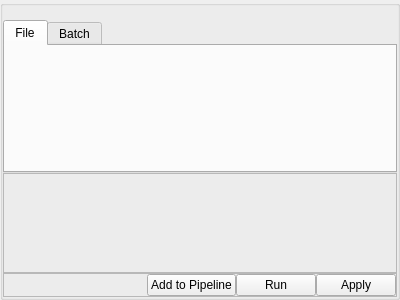
<?xml version="1.0" encoding="UTF-8"?>
<ui version="4.0">
 <class>FunctionForm</class>
 <widget class="QGroupBox" name="FunctionForm">
  <property name="geometry">
   <rect>
    <x>0</x>
    <y>0</y>
    <width>400</width>
    <height>300</height>
   </rect>
  </property>
  <property name="windowTitle">
   <string>GroupBox</string>
  </property>
  <layout class="QVBoxLayout" name="verticalLayout">
   <property name="spacing">
    <number>0</number>
   </property>
   <property name="leftMargin">
    <number>0</number>
   </property>
   <property name="topMargin">
    <number>0</number>
   </property>
   <property name="rightMargin">
    <number>0</number>
   </property>
   <property name="bottomMargin">
    <number>0</number>
   </property>
   <item>
    <widget class="QLabel" name="function_description">
     <property name="text">
      <string/>
     </property>
    </widget>
   </item>
   <item>
    <widget class="QTabWidget" name="tabWidget">
     <property name="minimumSize">
      <size>
       <width>0</width>
       <height>100</height>
      </size>
     </property>
     <property name="currentIndex">
      <number>0</number>
     </property>
     <widget class="QWidget" name="fileTab">
      <attribute name="title">
       <string>File</string>
      </attribute>
     </widget>
     <widget class="QWidget" name="batchTab">
      <attribute name="title">
       <string>Batch</string>
      </attribute>
     </widget>
    </widget>
   </item>
   <item>
    <widget class="OperationWidget" name="function_settings">
     <property name="minimumSize">
      <size>
       <width>0</width>
       <height>100</height>
      </size>
     </property>
     <property name="frameShape">
      <enum>QFrame::StyledPanel</enum>
     </property>
     <property name="frameShadow">
      <enum>QFrame::Raised</enum>
     </property>
    </widget>
   </item>
   <item>
    <widget class="QFrame" name="button_list">
     <property name="frameShape">
      <enum>QFrame::StyledPanel</enum>
     </property>
     <property name="frameShadow">
      <enum>QFrame::Raised</enum>
     </property>
     <layout class="QHBoxLayout" name="horizontalLayout">
      <property name="spacing">
       <number>0</number>
      </property>
      <property name="leftMargin">
       <number>0</number>
      </property>
      <property name="topMargin">
       <number>0</number>
      </property>
      <property name="rightMargin">
       <number>0</number>
      </property>
      <property name="bottomMargin">
       <number>0</number>
      </property>
      <item>
       <spacer name="horizontalSpacer">
        <property name="orientation">
         <enum>Qt::Horizontal</enum>
        </property>
        <property name="sizeHint" stdset="0">
         <size>
          <width>40</width>
          <height>20</height>
         </size>
        </property>
       </spacer>
      </item>
      <item>
       <widget class="QPushButton" name="btn_addToPipeline">
        <property name="text">
         <string>Add to Pipeline</string>
        </property>
       </widget>
      </item>
      <item>
       <widget class="QPushButton" name="btn_run">
        <property name="text">
         <string>Run</string>
        </property>
       </widget>
      </item>
      <item>
       <widget class="QPushButton" name="btn_apply">
        <property name="text">
         <string>Apply</string>
        </property>
       </widget>
      </item>
     </layout>
    </widget>
   </item>
  </layout>
 </widget>
 <customwidgets>
  <customwidget>
   <class>OperationWidget</class>
   <extends>QFrame</extends>
   <header>damaker_gui.widgets.OperationWidget</header>
   <container>1</container>
  </customwidget>
 </customwidgets>
 <resources/>
 <connections/>
</ui>
